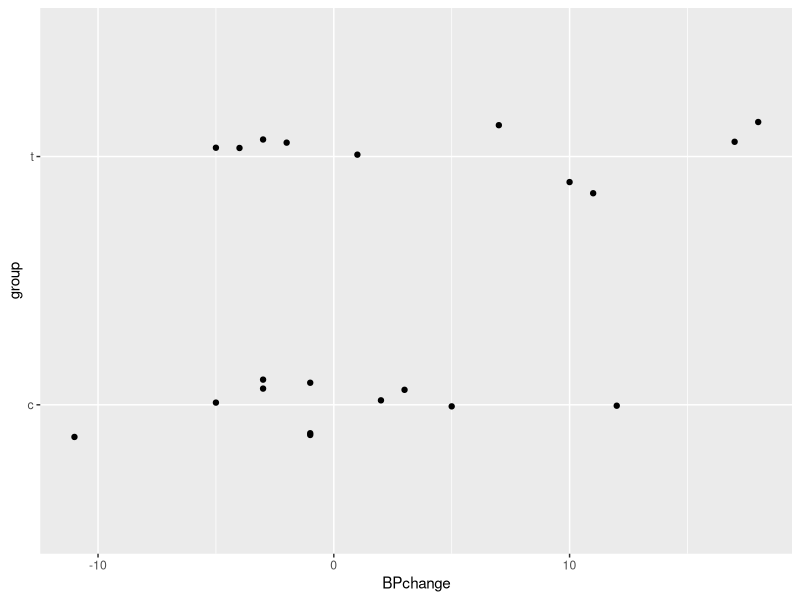
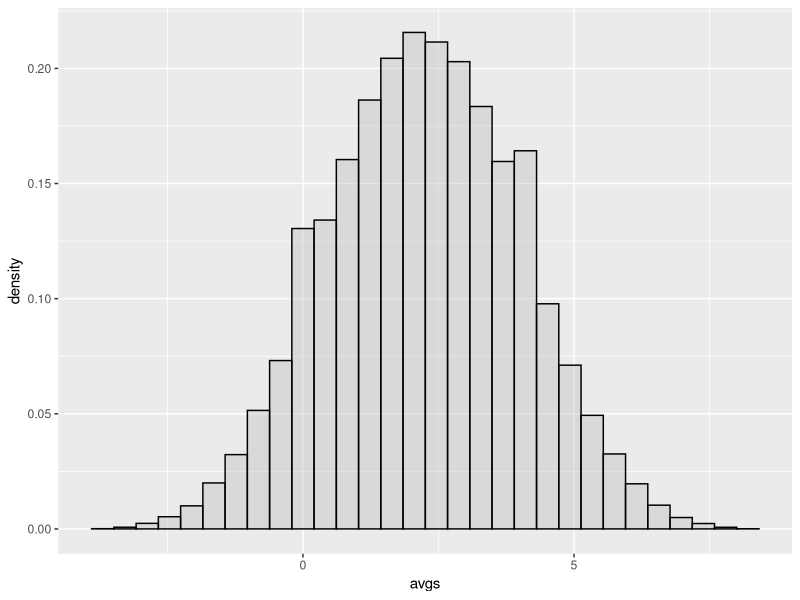

The R source for these figures, in order:
## ---- chunk 1
library(ggplot2)
## ---- chunk 2
bp = read.csv('../data/BPExpt.csv')
bp
## ---- chunk 3
ggplot(bp, aes(x = BPchange, y = group)) +
  geom_jitter(height = 0.15, width = 0)
## ---- chunk 4
mean(bp$BPchange[bp$group=="t"])
mean(bp$BPchange[bp$group=="c"])
## ---- chunk 5
urn = bp$BPchange
urn
## ---- chunk 6
permuteExpt = (sample(urn, 10, replace = FALSE))
permuteExpt
## ---- chunk 7
mean(permuteExpt)
## ---- chunk 8
avgs = replicate(100000, 
                 mean(sample(urn, 10, replace = FALSE)))
## ---- chunk 9
ggplot(data = data.frame(avgs), aes(x=avgs)) +
  geom_histogram(aes(y = ..density..), 
                 color = "black", fill = "grey", 
                 alpha = 0.4, bins = 30)
## ---- chunk 10
sum(avgs >= 5)/100000
